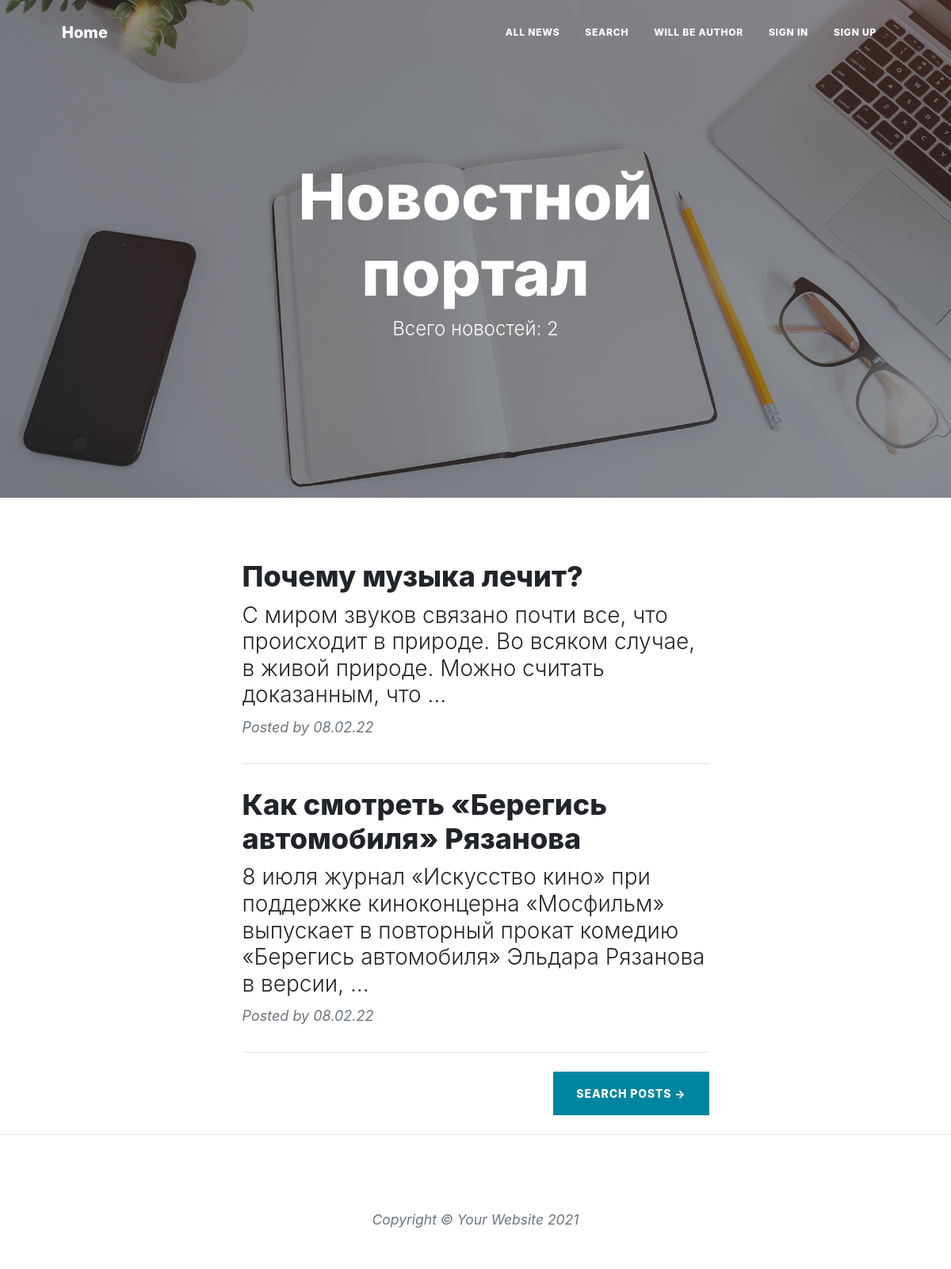
Page /news/ on the committed database.
### news/models.py (models this page shows, shortened)
class Post(models.Model):
    story = 'ST'
    news = 'NW'
    VARIANTS = [
        (story, 'статья'),
        (news, 'новость'),
    ]
    type = models.CharField('Тип', max_length=2, choices=VARIANTS)
    time = models.DateTimeField('Дата публикации', auto_now_add=True)
    header = models.CharField('Заголовок', max_length=255)
    text = models.TextField('Текст')
    rating = models.IntegerField('Рейтинг', default=0)
    author = models.ForeignKey(Author, verbose_name='Автор', on_delete=models.CASCADE)
    category = models.ManyToManyField(Category, verbose_name='Категории', related_name='post_category')
    class Meta:
        verbose_name = 'Публикация'
        verbose_name_plural = 'Публикации'

### news/views.py (the view, shortened to what this page needs)
# urls.py: path('', PostList.as_view(), name='list'),
class PostList(ListView):
    model = Post
    context_object_name = 'posts'
    form_class = PostForm
    def get_context_data(self, **kwargs):
        context = super().get_context_data(**kwargs)
        context['form'] = PostForm()
        context['is_not_author'] = not self.request.user.groups.filter(name='authors').exists()
        context['is_author'] = self.request.user.groups.filter(name='authors').exists()
        return context

### news/templatetags/custom_filters.py (called while the page is built)
@register.filter(name='censor')
def censor(value):
    bad_words = ['kaka', 'saka', 'nigga']
    text = set(value.split())
    for i in text:
        for j in bad_words:
            if i == j:
                return value.replace(i, '***')
    return value

### templates/news/Post_list.html (shortened to what this page needs)
{% extends 'news/Base.html' %}
{% load static %}
{% load custom_filters %}
{% block content %}
        <header class="masthead" style="background-image: url({% static 'news/assets/img/home-bg.jpg' %})">
            <div class="container position-relative px-4 px-lg-5">
                <div class="row gx-4 gx-lg-5 justify-content-center">
                    <div class="col-md-10 col-lg-8 col-xl-7">
                        <div class="site-heading">
                            <h1>Новостной портал</h1>
                            <span class="subheading">Всего новостей: {{ posts|length }}</span>
                        </div>
                    </div>
                </div>
            </div>
        </header>
        <div class="container px-4 px-lg-5">
            <div class="row gx-4 gx-lg-5 justify-content-center">
                <div class="col-md-10 col-lg-8 col-xl-7">
                    {% for post in posts|dictsortreversed:"time" %}
                    <div class="post-preview">
                        <a href="{% url 'detail' post.id %}">
                            <h2 class="post-title">{{ post.header }}</h2>
                            <h3 class="post-subtitle">{{ post.text|truncatewords:20|censor }}</h3>
                        </a>
                        <p class="post-meta">
                            Posted by
                            {{ post.time|date:'d.m.y' }}
                        </p>
                    </div>
                    <hr class="my-4" />
                {% endfor %}
                <div class="d-flex justify-content-end mb-4"><a class="btn btn-primary text-uppercase" href="{% url 'search' %}">Search Posts →</a></div>
                </div>
            </div>
        </div>
{% endblock content %}

### rows in the picture
Post: header "Почему музыка лечит?", text|censor "С миром звуков связано почти все, что происходит в природе. Во всяком случае, в живой природе. Можно считать доказанным, что …", time "08.02.22"
Post: header "Как смотреть «Берегись автомобиля» Рязанова", text|censor "8 июля журнал «Искусство кино» при поддержке киноконцерна «Мосфильм» выпускает в повторный прокат комедию «Берегись автомобиля» Эльдара Рязанова в версии, …", time "08.02.22"

### other values in the picture
{{ posts|length }} "2"
